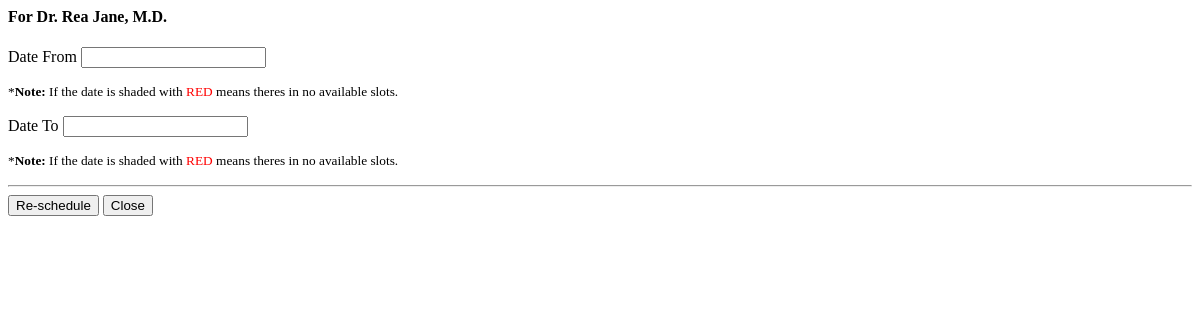
Before: /Admin/set_edit_appointment.php?did=2 with the older database file.
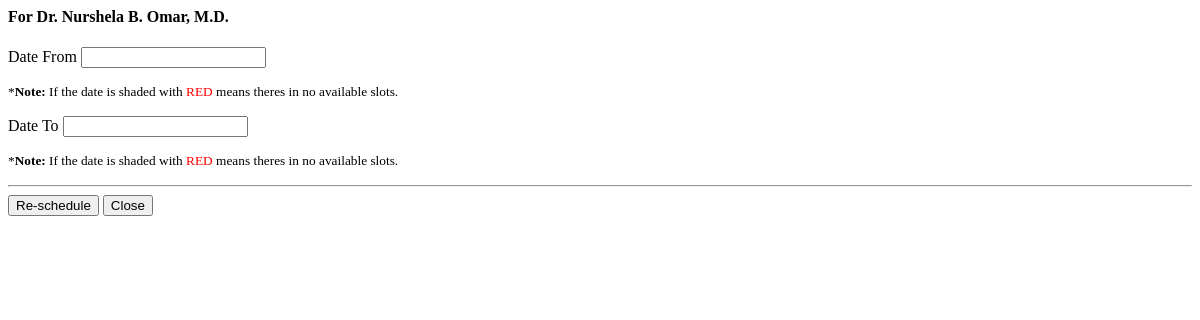
After: the same page with the newer database file.
### tables this page shows
CREATE TABLE `doctors_list` (
  `id` int(30) NOT NULL AUTO_INCREMENT,
  `name` text NOT NULL,
  `name_pref` varchar(100) NOT NULL,
  `clinic_roomno` text NOT NULL,
  `contact` text NOT NULL,
  `specialty_ids` text NOT NULL,
  `img_path` text NOT NULL,
  `status` int(25) NOT NULL,
  `date_created` datetime NOT NULL DEFAULT CURRENT_TIMESTAMP,
  PRIMARY KEY (`id`)
);

### Admin/set_edit_appointment.php (the view, shortened to what this page needs)
<?php
include ('db_connect.php');
$doctor= $conn->query("SELECT * FROM doctors_list WHERE id ='".$_GET['did']."' ");
$row = $doctor->fetch_assoc();
?>
<div class="container-fluid">
	<div class="col-lg-12">
		<form action="" id="manage-appointment">
			<div class="form-group">
				<h4>For Dr. <?php echo $row['name'].", ".$row['name_pref'] ?></h4>
			</div>
			<div class="form-group">
				<label for="" class="control-label">Date From</label>
				<input type="text" id="datepicker" value="" name="datefrom" class="form-control" autocomplete="off" required>
				<p><small>*<b>Note:</b> If the date is shaded with <font color="red">RED</font> means theres in no available slots.</small></p>
			</div>
			<div class="form-group">
				<label for="" class="control-label">Date To</label>
				<input type="text" id="datepicker_2" value="" name="dateto" class="form-control" autocomplete="off" required>
				<p><small>*<b>Note:</b> If the date is shaded with <font color="red">RED</font> means theres in no available slots.</small></p>
			</div>
			<hr>
			<div class="col-md-12 text-center">
				<button class="btn-primary btn btn-sm">Re-schedule</button>
				<button class="btn btn-secondary btn-sm" type="button" data-dismiss="modal" id="">Close</button>
			</div>
		</form>
	</div>
</div>

Changed rows visible on the page:
changed doctors_list: name "Rea Jane" → "Nurshela B. Omar"
